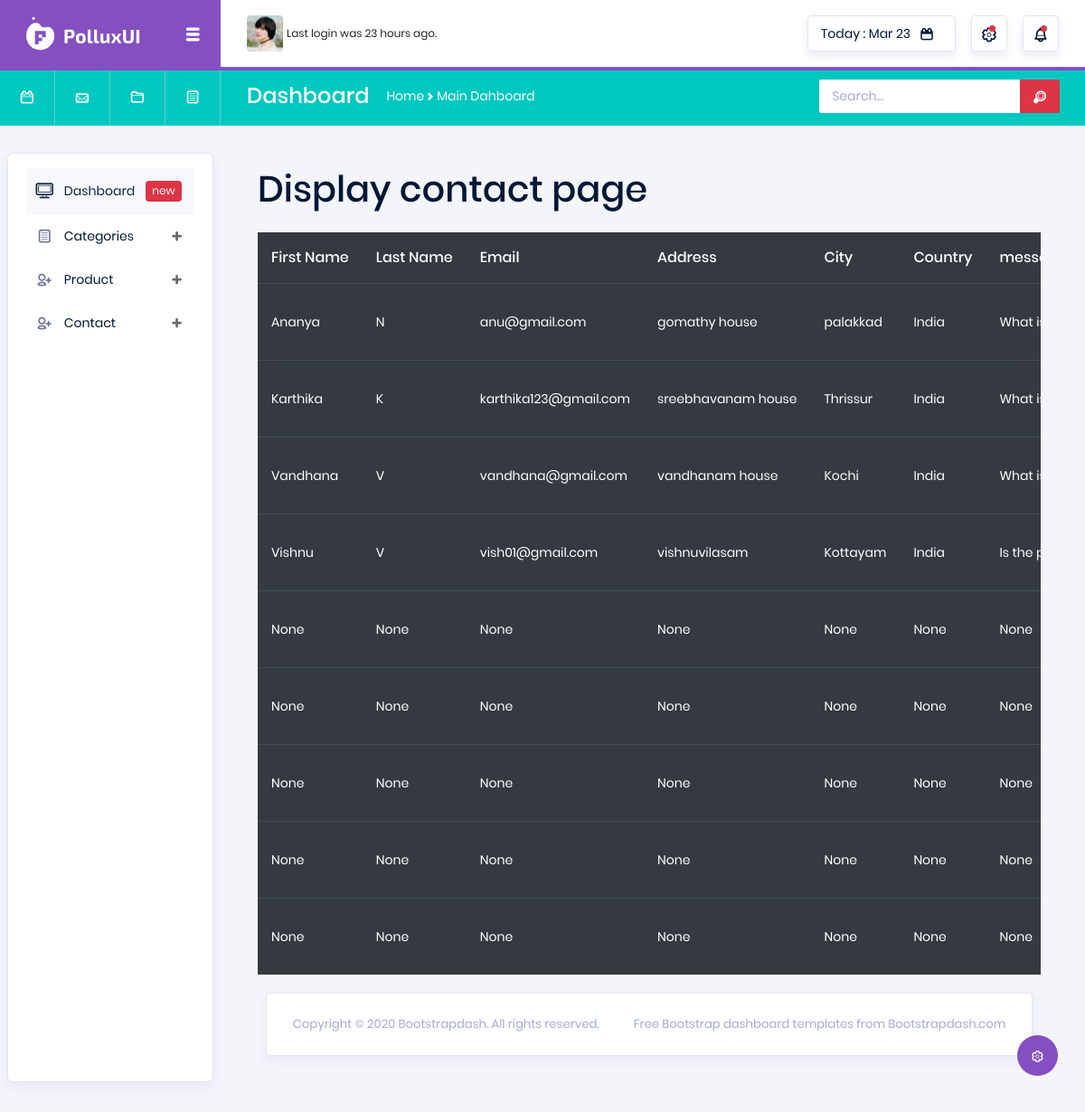
The page /shopsapp/viewcontact/ on the database its author committed.
### frontend/models.py (models this page shows)
class contactdb(models.Model):
    Firstname=models.CharField(max_length=20,null=True,blank=True)
    Lastname=models.CharField(max_length=20,null=True,blank=True)
    Email=models.CharField(max_length=20,null=True,blank=True)
    Address=models.CharField(max_length=20,null=True,blank=True)
    City=models.CharField(max_length=20,null=True,blank=True)
    Country=models.CharField(max_length=20,null=True,blank=True)
    message=models.CharField(max_length=20,null=True,blank=True)

### shopsapp/views.py (the view)
# urls.py: path('viewcontact/',views.viewcontact,name="viewcontact"),
def viewcontact(req):
    data=contactdb.objects.all()
    return render(req,"viewcontact.html",{'data':data})

### shopsapp/templates/viewcontact.html (shortened to what this page needs)
<!DOCTYPE html>
{% extends 'index.html' %}
{% block content %}
<html lang="en">
<head>
</head>
<body>
<div class="card-body">
                  <h2 class="card-title">Display contact page</h2>
                  <div class="table-responsive pt-3">
                    <table class="table table-dark">
                      <thead>
                        <tr>
                          <th>
                            First Name
                          </th>
                          <th>
                            Last Name
                          </th>
                          <th>
                            Email
                          </th>
                          <th>
                            Address
                          </th>
                            <th>
                                City
                            </th>
                          <th>
                            Country
                          </th>
                          <th>
                             message
                          </th>
                        </tr>
                      </thead>
                      <tbody>
                      {% for i in data %}
                        <tr>
                          <td>
                            {{i.Firstname}}
                          </td>
                          <td>
                           {{i.Lastname}}
                          </td>
                          <td>
                            {{i.Email}}
                          </td>
                          <td>
                            {{i.Address}}
                          </td>
                          <td>
                           {{i.City}}
                          </td>
                          <td>
                           {{i.Country}}
                          </td>
                          <td>
                            {{i.message}}
                          </td>
                        </tr>
                      {% endfor %}
                      </tbody>
                    </table>
                  </div>
                </div>
</body>
</html>
{% endblock %}

### rows shown on the page
contactdb: Firstname "Ananya", Lastname "N", Email "anu@gmail.com", Address "gomathy house", City "palakkad", Country "India", message "What…"
contactdb: Firstname "Karthika", Lastname "K", Email "karthika123@gmail.com", Address "sreebhavanam house", City "Thrissur", Country "India", message "What…"
contactdb: Firstname "Vandhana", Lastname "V", Email "vandhana@gmail.com", Address "vandhanam house", City "Kochi", Country "India", message "What…"
contactdb: Firstname "Vishnu", Lastname "V", Email "vish01@gmail.com", Address "vishnuvilasam", City "Kottayam", Country "India", message "Is the…"
contactdb: Firstname "None", Lastname "None", Email "None", Address "None", City "None", Country "None", message "None"
contactdb: Firstname "None", Lastname "None", Email "None", Address "None", City "None", Country "None", message "None"
contactdb: Firstname "None", Lastname "None", Email "None", Address "None", City "None", Country "None", message "None"
contactdb: Firstname "None", Lastname "None", Email "None", Address "None", City "None", Country "None", message "None"
contactdb: Firstname "None", Lastname "None", Email "None", Address "None", City "None", Country "None", message "None"
